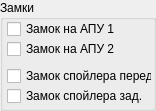
   <widget class="QGroupBox" name="groupBox_23">
    <property name="geometry">
     <rect>
      <x>510</x>
      <y>625</y>
      <width>156</width>
      <height>111</height>
     </rect>
    </property>
    <property name="title">
     <string>Замки</string>
    </property>
    <widget class="QWidget" name="layoutWidget">
     <property name="geometry">
      <rect>
       <x>7</x>
       <y>18</y>
       <width>145</width>
       <height>91</height>
      </rect>
     </property>
     <layout class="QVBoxLayout" name="verticalLayout_91">
      <item>
       <layout class="QVBoxLayout" name="verticalLayout_90">
        <property name="spacing">
         <number>0</number>
        </property>
        <item>
         <widget class="QCheckBox" name="cbZamokAPU1">
          <property name="enabled">
           <bool>true</bool>
          </property>
          <property name="text">
           <string>Замок на АПУ 1</string>
          </property>
         </widget>
        </item>
        <item>
         <widget class="QCheckBox" name="cbZamokAPU2">
          <property name="enabled">
           <bool>true</bool>
          </property>
          <property name="text">
           <string>Замок на АПУ 2</string>
          </property>
         </widget>
        </item>
       </layout>
      </item>
      <item>
       <layout class="QVBoxLayout" name="verticalLayout_92">
        <property name="spacing">
         <number>0</number>
        </property>
        <item>
         <widget class="QCheckBox" name="cbZamokSpoilPered">
          <property name="enabled">
           <bool>true</bool>
          </property>
          <property name="text">
           <string>Замок спойлера перед.</string>
          </property>
         </widget>
        </item>
        <item>
         <widget class="QCheckBox" name="cbZamokSpoilZad">
          <property name="enabled">
           <bool>true</bool>
          </property>
          <property name="text">
           <string>Замок спойлера зад.</string>
          </property>
         </widget>
        </item>
       </layout>
      </item>
     </layout>
    </widget>
   </widget>
